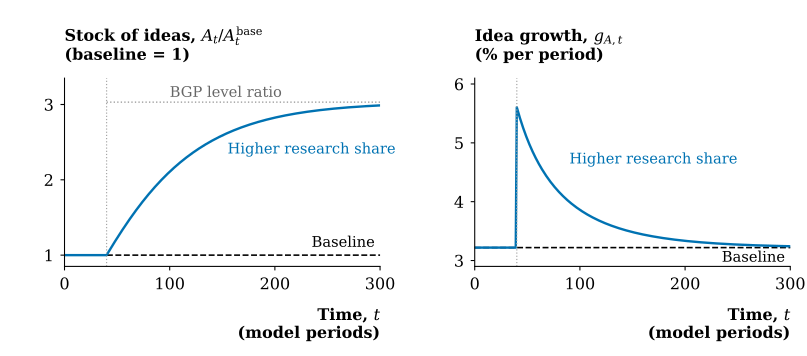

This chart was generated by the following Python code:
"""Uncalibrated research-share experiment in a discrete-time Jones model."""

from pathlib import Path

import matplotlib
import numpy as np

matplotlib.use("Agg")
import matplotlib.pyplot as plt

plt.rcParams.update({
    "font.family": "DejaVu Serif",
    "font.size": 12,
    "mathtext.fontset": "dejavuserif",
    "pdf.fonttype": 42,
    "svg.fonttype": "path",
    "svg.hashsalt": "ec442-semi-endogenous-policy",
})

n, eta, phi = 0.02, 0.8, 0.5
share_before, share_after, policy_date = 0.05, 0.10, 40
g_bgp = (1 + n) ** (eta / (1 - phi)) - 1
chi = g_bgp / share_before ** eta
time = np.arange(301)
population = (1 + n) ** time
baseline = (1 + g_bgp) ** time
ideas = np.ones(len(time))
growth = np.empty(len(time) - 1)

for t in range(len(growth)):
    share = share_before if t < policy_date else share_after
    growth[t] = chi * (share * population[t]) ** eta * ideas[t] ** (phi - 1)
    ideas[t + 1] = ideas[t] * (1 + growth[t])

level_ratio = (share_after / share_before) ** (eta / (1 - phi))
blue = "#0072B2"
fig, axes = plt.subplots(1, 2, figsize=(8.4, 3.7))
fig.subplots_adjust(left=0.08, right=0.98, bottom=0.25, top=0.78, wspace=0.30)

axes[0].axhline(1, color="black", linestyle="--", linewidth=1.2)
axes[0].hlines(level_ratio, policy_date, 300, color="0.6", linestyle=":", linewidth=1)
axes[0].plot(time, ideas / baseline, color=blue, linewidth=1.8)
axes[0].text(295, 1.07, "Baseline", ha="right", va="bottom", fontsize=11)
axes[0].text(155, 2.35, "Higher research share", color=blue, fontsize=11)
axes[0].text(100, level_ratio + 0.07, "BGP level ratio", color="0.4", fontsize=11)
axes[0].set(ylim=(0.85, 3.35), yticks=[1, 2, 3])
axes[0].text(0, 1.08, "Stock of ideas, $A_t/A_t^{\\mathrm{base}}$\n(baseline = 1)",
             transform=axes[0].transAxes, weight="bold", va="bottom")

axes[1].axhline(100 * g_bgp, color="black", linestyle="--", linewidth=1.2)
axes[1].plot(time[:-1], 100 * growth, color=blue, linewidth=1.8)
axes[1].text(295, 2.98, "Baseline", ha="right", fontsize=11)
axes[1].text(90, 4.65, "Higher research share", color=blue, fontsize=11)
axes[1].set(ylim=(2.9, 6.1), yticks=[3, 4, 5, 6])
axes[1].text(0, 1.08, "Idea growth, $g_{A,t}$\n(% per period)",
             transform=axes[1].transAxes, weight="bold", va="bottom")

for ax in axes:
    ax.axvline(policy_date, color="0.65", linestyle=":", linewidth=0.9)
    ax.set(xlim=(0, 300), xticks=[0, 100, 200, 300])
    ax.text(1, -0.22, "Time, $t$\n(model periods)", transform=ax.transAxes,
            weight="bold", ha="right", va="top")
    ax.spines[["top", "right"]].set_visible(False)
    ax.tick_params(length=3, pad=5)

for extension in ["pdf", "svg"]:
    fig.savefig(Path(__file__).with_suffix(f".{extension}"),
                metadata={"Creator": "EC442 lecture notes"})
plt.close(fig)
